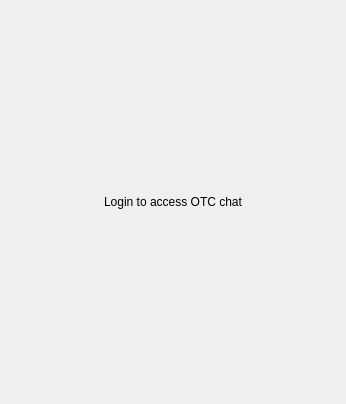
<?xml version="1.0" encoding="UTF-8"?>
<ui version="4.0">
 <class>OTCLoginRequiredShield</class>
 <widget class="QWidget" name="OTCLoginRequiredShield">
  <property name="geometry">
   <rect>
    <x>0</x>
    <y>0</y>
    <width>346</width>
    <height>404</height>
   </rect>
  </property>
  <property name="windowTitle">
   <string>Form</string>
  </property>
  <layout class="QVBoxLayout" name="verticalLayout">
   <property name="spacing">
    <number>0</number>
   </property>
   <property name="leftMargin">
    <number>5</number>
   </property>
   <property name="topMargin">
    <number>0</number>
   </property>
   <property name="rightMargin">
    <number>5</number>
   </property>
   <property name="bottomMargin">
    <number>0</number>
   </property>
   <item>
    <widget class="QLabel" name="label">
     <property name="text">
      <string>Login to access OTC chat</string>
     </property>
     <property name="alignment">
      <set>Qt::AlignCenter</set>
     </property>
     <property name="wordWrap">
      <bool>true</bool>
     </property>
     <property name="h5" stdset="0">
      <bool>true</bool>
     </property>
    </widget>
   </item>
  </layout>
 </widget>
 <resources/>
 <connections/>
</ui>
